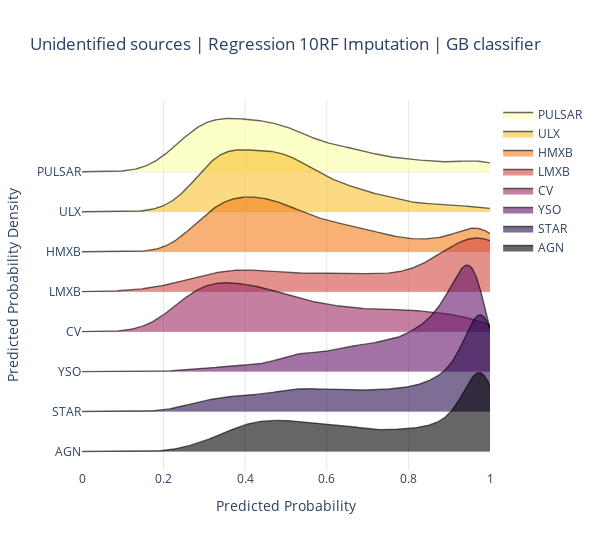

Write notebook code for a chart like this one.
### Code cell
from numpy.random import normal
from ridgeplot import ridgeplot
cl = classes[::-1]
sample = [u_df[u_df['class']==c]['prob'] for c in cl]
fig = ridgeplot(
    samples=sample,
    kde_points=np.linspace(0, 1, 500),
    colorscale="inferno",
    colormode="index",
    coloralpha=0.6,
    labels=cl,
    spacing = 3 / 8,
    xpad=0
)
fig.update_layout(
    title="Unidentified sources | Regression 10RF Imputation | GB classifier",
    height=550,
    width=600,
    plot_bgcolor="rgba(255, 255, 255, 0.0)",
    xaxis_gridcolor="rgba(0, 0, 0, 0.1)",
    yaxis_gridcolor="rgba(0, 0, 0, 0.1)",
    xaxis_title="Predicted Probability",
    yaxis_title="Predicted Probability Density",
)

#fig.save('temp.png')
#fig.write_image('temp_res_comp/unid_prob_dist/rf_mode.jpg')
fig.show()

### Figure 1 — Plotly figure (JSON) as saved in the notebook; plotly's stock layout.template omitted (floating-point values rounded to 4 significant figures; data arrays with more than 128 entries replaced by an {"elided": "..."} marker saying what was removed)
{"data": [{"line": {"color": "rgba(0,0,0,0)", "width": 0}, "showlegend": false, "type": "scatter", "x": {"elided": "500 float values"}, "y": {"elided": "500 int values"}}, {"fill": "tonexty", "fillcolor": "rgba(252, 255, 164, 0.6)", "line": {"color": "rgba(0,0,0,0.6)", "width": 1.4}, "mode": "lines", "name": "PULSAR", "type": "scatter", "x": {"elided": "500 float values"}, "y": {"elided": "500 float values"}}, {"line": {"color": "rgba(0,0,0,0)", "width": 0}, "showlegend": false, "type": "scatter", "x": {"elided": "500 float values"}, "y": {"elided": "500 float values"}}, {"fill": "tonexty", "fillcolor": "rgba(248.14285714285714, 193.57142857142858, 45.28571428571429, 0.6)", "line": {"color": "rgba(0,0,0,0.6)", "width": 1.4}, "mode": "lines", "name": "ULX", "type": "scatter", "x": {"elided": "500 float values"}, "y": {"elided": "500 float values"}}, {"line": {"color": "rgba(0,0,0,0)", "width": 0}, "showlegend": false, "type": "scatter", "x": {"elided": "500 float values"}, "y": {"elided": "500 float values"}}, {"fill": "tonexty", "fillcolor": "rgba(243.0, 126.42857142857146, 23.714285714285694, 0.6)", "line": {"color": "rgba(0,0,0,0.6)", "width": 1.4}, "mode": "lines", "name": "HMXB", "type": "scatter", "x": {"elided": "500 float values"}, "y": {"elided": "500 float values"}}, {"line": {"color": "rgba(0,0,0,0)", "width": 0}, "showlegend": false, "type": "scatter", "x": {"elided": "500 float values"}, "y": {"elided": "500 float values"}}, {"fill": "tonexty", "fillcolor": "rgba(211.28571428571428, 73.28571428571426, 65.2857142857143, 0.6)", "line": {"color": "rgba(0,0,0,0.6)", "width": 1.4}, "mode": "lines", "name": "LMXB", "type": "scatter", "x": {"elided": "500 float values"}, "y": {"elided": "500 float values"}}, {"line": {"color": "rgba(0,0,0,0)", "width": 0}, "showlegend": false, "type": "scatter", "x": {"elided": "500 float values"}, "y": {"elided": "500 float values"}}, {"fill": "tonexty", "fillcolor": "rgba(158.57142857142856, 41.714285714285715, 97.85714285714286, 0.6)", "line": {"color": "rgba(0,0,0,0.6)", "width": 1.4}, "mode": "lines", "name": "CV", "type": "scatter", "x": {"elided": "500 float values"}, "y": {"elided": "500 float values"}}, {"line": {"color": "rgba(0,0,0,0)", "width": 0}, "showlegend": false, "type": "scatter", "x": {"elided": "500 float values"}, "y": {"elided": "500 float values"}}, {"fill": "tonexty", "fillcolor": "rgba(100.28571428571428, 21.142857142857142, 108.14285714285714, 0.6)", "line": {"color": "rgba(0,0,0,0.6)", "width": 1.4}, "mode": "lines", "name": "YSO", "type": "scatter", "x": {"elided": "500 float values"}, "y": {"elided": "500 float values"}}, {"line": {"color": "rgba(0,0,0,0)", "width": 0}, "showlegend": false, "type": "scatter", "x": {"elided": "500 float values"}, "y": {"elided": "500 float values"}}, {"fill": "tonexty", "fillcolor": "rgba(40.42857142857143, 12.0, 77.0, 0.6)", "line": {"color": "rgba(0,0,0,0.6)", "width": 1.4}, "mode": "lines", "name": "STAR", "type": "scatter", "x": {"elided": "500 float values"}, "y": {"elided": "500 float values"}}, {"line": {"color": "rgba(0,0,0,0)", "width": 0}, "showlegend": false, "type": "scatter", "x": {"elided": "500 float values"}, "y": {"elided": "500 float values"}}, {"fill": "tonexty", "fillcolor": "rgba(0, 0, 4, 0.6)", "line": {"color": "rgba(0,0,0,0.6)", "width": 1.4}, "mode": "lines", "name": "AGN", "type": "scatter", "x": {"elided": "500 float values"}, "y": {"elided": "500 float values"}}], "layout": {"height": 550, "hovermode": false, "legend": {"traceorder": "normal"}, "plot_bgcolor": "rgba(255, 255, 255, 0.0)", "title": {"text": "Unidentified sources | Regression 10RF Imputation | GB classifier"}, "width": 600, "xaxis": {"gridcolor": "rgba(0, 0, 0, 0.1)", "range": [0, 1], "showgrid": true, "showticklabels": true, "title": {"text": "Predicted Probability"}, "zeroline": false}, "yaxis": {"gridcolor": "rgba(0, 0, 0, 0.1)", "showgrid": true, "showticklabels": true, "ticktext": ["PULSAR", "ULX", "HMXB", "LMXB", "CV", "YSO", "STAR", "AGN"], "tickvals": [0, -1.634, -3.268, -4.901, -6.535, -8.169, -9.803, -11.44], "title": {"text": "Predicted Probability Density"}, "zeroline": false}}}
